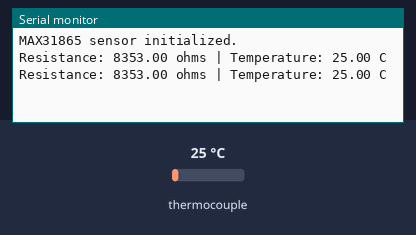
Recording of a program running on a simulated ESP32. On the bench: the last lines printed to the serial monitor. Inputs (shaded band) come from the test bench; at power-on: thermocouple 25 °C.

Above: at 1.2 s.
1.3 s: thermocouple set to 6 °C
At 2.5 s:
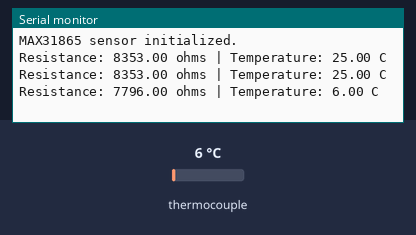
2.8 s: thermocouple set to 75 °C
At 3.8 s:
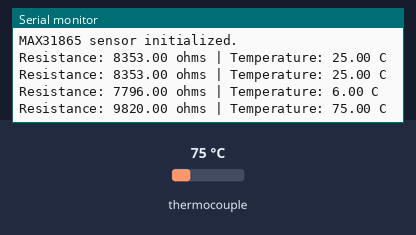
Timing chart, 0 to 5.8 s (numbered marks = the images above; inputs shaded):
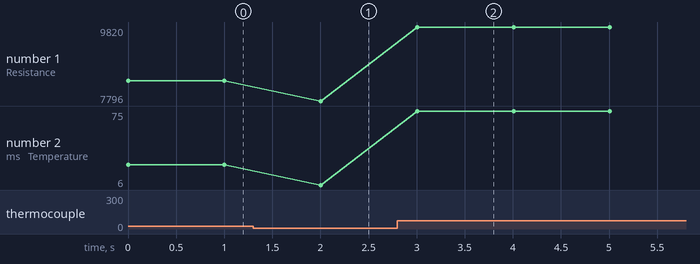

The program:

main.cpp
```cpp
#include <Adafruit_MAX31865.h>

// Define pin numbers for SPI communication
#define MAX31865_MOSI 13
#define MAX31865_MISO 12
#define MAX31865_SCLK 14
#define MAX31865_CS   15  // Chip Select (CS)

// Create the MAX31865 object
Adafruit_MAX31865 max31865 = Adafruit_MAX31865(MAX31865_CS, MAX31865_MOSI,MAX31865_MISO, MAX31865_SCLK);

// RTD Parameters
#define RREF      430.0  // Reference resistance
#define RNOMINAL  100.0  // Nominal resistance for PT100 RTD

void setup() {
  Serial.begin(115200);
  // Initialize the MAX31865 sensor
  if (!max31865.begin(MAX31865_3WIRE)) {
    Serial.println("Failed to initialize MAX31865 sensor.");
    while (1);
  }

  Serial.println("MAX31865 sensor initialized.");
}

void loop() {
  // Read the RTD resistance value
  float resistance = max31865.readRTD();

  // Calculate the temperature
  float temperature = max31865.temperature(RNOMINAL, RREF);

  // Output the resistance and temperature
  Serial.print("Resistance: ");
  Serial.print(resistance);
  Serial.print(" ohms | Temperature: ");
  Serial.print(temperature);
  Serial.println(" C");

  delay(1000);  // Poll every second
}
```

Measured:
- after the input at 1.3 s, the serial monitor: prints a new line after 0.70 s (image 1)
- after the input at 2.8 s, the serial monitor: prints a new line after 0.21 s (image 2)
- plotted number 1: 8353 → 7796 after the input at 1.3 s, 7796 → 9820 after the input at 2.8 s
- plotted number 2: 25 → 6 after the input at 1.3 s, 6 → 75 after the input at 2.8 s
